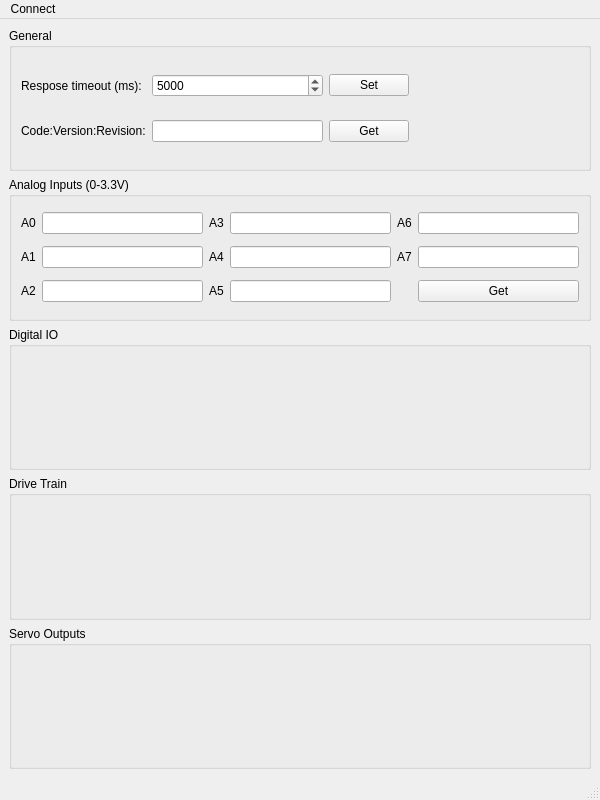
<?xml version="1.0" encoding="UTF-8"?>
<ui version="4.0">
 <class>MainWindow</class>
 <widget class="QMainWindow" name="MainWindow">
  <property name="geometry">
   <rect>
    <x>0</x>
    <y>0</y>
    <width>600</width>
    <height>800</height>
   </rect>
  </property>
  <property name="windowTitle">
   <string>UGV1 Test GUI</string>
  </property>
  <property name="windowIcon">
   <iconset>
    <normaloff>:/images/logo_small.png</normaloff>:/images/logo_small.png</iconset>
  </property>
  <property name="windowOpacity">
   <double>1.000000000000000</double>
  </property>
  <widget class="QWidget" name="centralwidget">
   <layout class="QVBoxLayout" name="verticalLayout">
    <item>
     <widget class="QGroupBox" name="generalGrp">
      <property name="title">
       <string>General</string>
      </property>
      <layout class="QGridLayout" name="gridLayout">
       <item row="1" column="2">
        <widget class="QPushButton" name="getVersionBtn">
         <property name="text">
          <string>Get</string>
         </property>
        </widget>
       </item>
       <item row="1" column="1">
        <widget class="QLineEdit" name="versionTxt">
         <property name="readOnly">
          <bool>true</bool>
         </property>
        </widget>
       </item>
       <item row="0" column="1">
        <widget class="QSpinBox" name="timeoutSel">
         <property name="minimum">
          <number>0</number>
         </property>
         <property name="maximum">
          <number>9999</number>
         </property>
         <property name="value">
          <number>5000</number>
         </property>
        </widget>
       </item>
       <item row="1" column="0">
        <widget class="QLabel" name="label">
         <property name="text">
          <string>Code:Version:Revision:</string>
         </property>
        </widget>
       </item>
       <item row="0" column="3">
        <spacer name="horizontalSpacer">
         <property name="orientation">
          <enum>Qt::Horizontal</enum>
         </property>
         <property name="sizeHint" stdset="0">
          <size>
           <width>40</width>
           <height>20</height>
          </size>
         </property>
        </spacer>
       </item>
       <item row="0" column="2">
        <widget class="QPushButton" name="setTimeoutBtn">
         <property name="text">
          <string>Set</string>
         </property>
        </widget>
       </item>
       <item row="0" column="0">
        <widget class="QLabel" name="label_2">
         <property name="text">
          <string>Respose timeout (ms):</string>
         </property>
        </widget>
       </item>
      </layout>
     </widget>
    </item>
    <item>
     <widget class="QGroupBox" name="analogGrp">
      <property name="title">
       <string>Analog Inputs (0-3.3V)</string>
      </property>
      <layout class="QGridLayout" name="gridLayout_2">
       <item row="1" column="0">
        <widget class="QLabel" name="label_4">
         <property name="text">
          <string>A1</string>
         </property>
        </widget>
       </item>
       <item row="1" column="2">
        <widget class="QLabel" name="label_5">
         <property name="text">
          <string>A4</string>
         </property>
        </widget>
       </item>
       <item row="2" column="2">
        <widget class="QLabel" name="label_10">
         <property name="text">
          <string>A5</string>
         </property>
        </widget>
       </item>
       <item row="0" column="5">
        <widget class="QLineEdit" name="analog6">
         <property name="readOnly">
          <bool>true</bool>
         </property>
        </widget>
       </item>
       <item row="0" column="3">
        <widget class="QLineEdit" name="analog3">
         <property name="readOnly">
          <bool>true</bool>
         </property>
        </widget>
       </item>
       <item row="2" column="1">
        <widget class="QLineEdit" name="analog2">
         <property name="readOnly">
          <bool>true</bool>
         </property>
        </widget>
       </item>
       <item row="0" column="4">
        <widget class="QLabel" name="label_8">
         <property name="text">
          <string>A6</string>
         </property>
        </widget>
       </item>
       <item row="1" column="4">
        <widget class="QLabel" name="label_7">
         <property name="text">
          <string>A7</string>
         </property>
        </widget>
       </item>
       <item row="0" column="1">
        <widget class="QLineEdit" name="analog0">
         <property name="readOnly">
          <bool>true</bool>
         </property>
        </widget>
       </item>
       <item row="2" column="3">
        <widget class="QLineEdit" name="analog5">
         <property name="readOnly">
          <bool>true</bool>
         </property>
        </widget>
       </item>
       <item row="0" column="2">
        <widget class="QLabel" name="label_6">
         <property name="text">
          <string>A3</string>
         </property>
        </widget>
       </item>
       <item row="0" column="0">
        <widget class="QLabel" name="label_3">
         <property name="text">
          <string>A0</string>
         </property>
        </widget>
       </item>
       <item row="2" column="5">
        <widget class="QPushButton" name="getAnalogBtn">
         <property name="text">
          <string>Get</string>
         </property>
        </widget>
       </item>
       <item row="1" column="1">
        <widget class="QLineEdit" name="analog1">
         <property name="readOnly">
          <bool>true</bool>
         </property>
        </widget>
       </item>
       <item row="2" column="0">
        <widget class="QLabel" name="label_9">
         <property name="text">
          <string>A2</string>
         </property>
        </widget>
       </item>
       <item row="1" column="5">
        <widget class="QLineEdit" name="analog7">
         <property name="readOnly">
          <bool>true</bool>
         </property>
        </widget>
       </item>
       <item row="1" column="3">
        <widget class="QLineEdit" name="analog4">
         <property name="readOnly">
          <bool>true</bool>
         </property>
        </widget>
       </item>
      </layout>
     </widget>
    </item>
    <item>
     <widget class="QGroupBox" name="digitalGrp">
      <property name="title">
       <string>Digital IO</string>
      </property>
     </widget>
    </item>
    <item>
     <widget class="QGroupBox" name="driveGrp">
      <property name="title">
       <string>Drive Train</string>
      </property>
     </widget>
    </item>
    <item>
     <widget class="QGroupBox" name="servoGrp">
      <property name="title">
       <string>Servo Outputs</string>
      </property>
      <property name="flat">
       <bool>false</bool>
      </property>
     </widget>
    </item>
   </layout>
  </widget>
  <widget class="QMenuBar" name="menubar">
   <property name="geometry">
    <rect>
     <x>0</x>
     <y>0</y>
     <width>600</width>
     <height>25</height>
    </rect>
   </property>
   <widget class="QMenu" name="menuConnect">
    <property name="title">
     <string>Connect</string>
    </property>
    <addaction name="actionSerial_Port"/>
   </widget>
   <addaction name="menuConnect"/>
  </widget>
  <widget class="QStatusBar" name="statusbar"/>
  <action name="actionSerial_Port">
   <property name="text">
    <string>Serial Port</string>
   </property>
  </action>
 </widget>
 <resources/>
 <connections/>
</ui>
